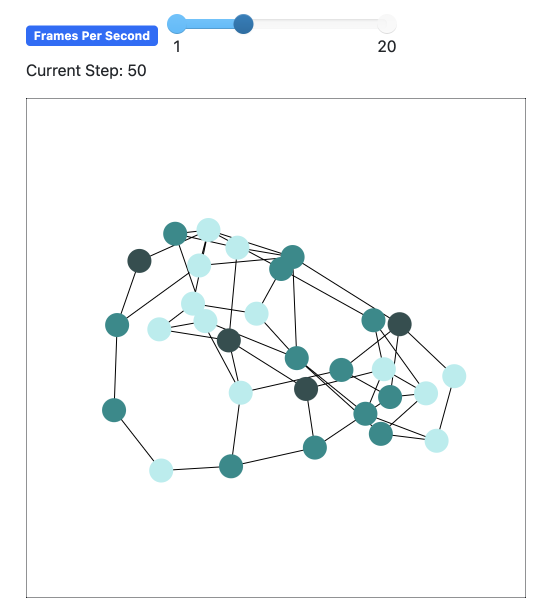
#> input picture Notebooks/Figure/Normal_Start2.png, 1088 x 1210 px, found by its file name (shown at 1/2 size)
$ jupyter execute --allow-errors Analysis.ipynb   (older library calls are emulated)
#> lines starting #> are read from the running program, lines starting #| are printed output that depends on the picture
[cell 1]
import pandas as pd
import matplotlib.pyplot as plt
import seaborn as sns
from pandas.plotting import table
from PIL import Image

[cell 2]
# Define parameter details
data = {
    "Parameter": [
        "Agent's parameters", "Education Level", "Initial Time Investment", "Strategy", "Threshold", "Child Outcome Score",
        "Model's parameters", "Number of Agents", "Optimal Time Investment", "Primary Education Level", "Primary Education Ratio",
        "High Individual Learning Ratio", "Medium Individual Learning Ratio", "Low Individual Learning Ratio",
        "High Primary Social Ratio", "Medium Primary Social Ratio", "Low Primary Social Ratio",
        "High Threshold", "Medium Threshold", "Low Threshold", "High Switch Probability", "Medium Switch Probability", "Low Switch Probability",
        "High Initial Time Investment", "Medium Initial Time Investment", "Low Initial Time Investment",
        "Network parameters", "High Average Node Degree", "Medium Average Node Degree", "Low Average Node Degree",
        "High Rewiring Probability", "Medium Rewiring Probability", "Low Rewiring Probability"
    ],
    "Unit": [
        "", "Categorical", "Integer", "Categorical", "Integer", "Integer",
        "", "Integer", "Integer", "Categorical", "Float",
        "Float", "Float", "Float",
        "Float", "Float", "Float",
        "Integer", "Integer", "Integer", "Float", "Float", "Float",
        "Integer", "Integer", "Integer",
        "", "Integer", "Integer", "Integer",
        "Float", "Float", "Float"
    ],
    "Initial Value": [
        "", "High, Medium, Low", "Varies", "Individual Learning, Social Learning", "Varies", "Varies",
        "", 30, 100, "High", 0.13,
        0.7, 0.5, 0.5,
        0.5, 0.5, 0.5,
        5, 10, 20, 0.2, 0.3, 0.1,
        90, 80, 50,
        "", 2, 3, 3,
        0.1, 0.5, 0.1
    ],
    "Definitions": [
        "", "The level of education attained by the parent", "Initial time investment a parent makes in their child", "Learning strategy adopted by the parent", "Threshold for changing learning strategy", "Score representing child outcomes",
        "", "Total number of agents in the simulation", "Optimal time investment for the best child outcomes", "Primary education level of the agents", "Ratio of agents with the primary education level",
        "Ratio of agents with high education level using individual learning", "Ratio of agents with medium education level using individual learning", "Ratio of agents with low education level using individual learning",
        "Ratio of agents with high education level using primary social learning strategy", "Ratio of agents with medium education level using primary social learning strategy", "Ratio of agents with low education level using primary social learning strategy",
        "Threshold for strategy change for high education level agents", "Threshold for strategy change for medium education level agents", "Threshold for strategy change for low education level agents", "Probability of strategy change for high education level agents", "Probability of strategy change for medium education level agents", "Probability of strategy change for low education level agents",
        "Initial time investment for high education level agents", "Initial time investment for medium education level agents", "Initial time investment for low education level agents",
        "", "Average number of connections for high education level agents", "Average number of connections for medium education level agents", "Average number of connections for low education level agents",
        "Probability of rewiring connections for high education level agents", "Probability of rewiring connections for medium education level agents", "Probability of rewiring connections for low education level agents"
    ]
}

# Create DataFrame
df = pd.DataFrame(data)

# Plot the table
fig, ax = plt.subplots(figsize=(15, 10))  # Adjust the figure size as needed
ax.axis('tight')
ax.axis('off')
tbl = table(ax, df, loc='center', cellLoc='left', colWidths=[0.2, 0.2, 0.2, 0.4])  # Create the table

# Customize table appearance
tbl.auto_set_font_size(False)
tbl.set_fontsize(10)
tbl.scale(1.2, 1.2)  # Scale the table

# Remove the grid
tbl.auto_set_font_size(False)
tbl.set_fontsize(10)
tbl.scale(1.2, 1.2)
tbl.auto_set_column_width([0, 1, 2, 3])

# Save the table as an image
plt.savefig("model_parameters_table.png", bbox_inches='tight', pad_inches=0.1)
plt.show()

[cell 3]
# Open the images
image1 = Image.open('Normal_Start2.png')
#> image1 is the input picture: PIL image 1088x1210 RGBA; mean R, G, B, A 244.5, 247.5, 248.7, 255
image2 = Image.open('Normal_Start.png')
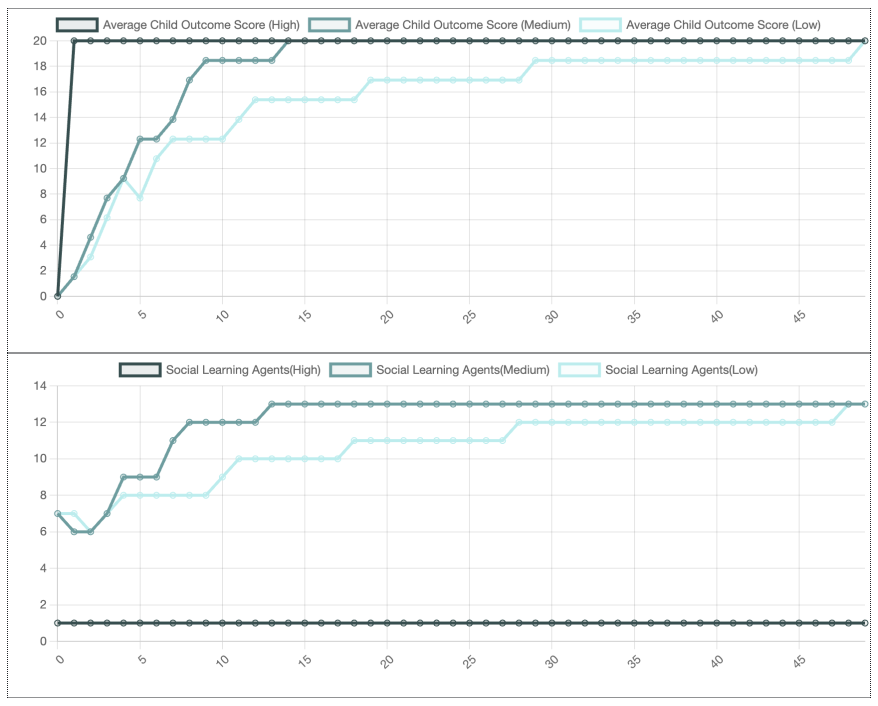
#> input picture Notebooks/Figure/Normal_Start.png, 1756 x 1412 px, found by its file name (shown at 1/2 size)
#> image2 is the input picture: PIL image 1756x1412 RGBA; mean R, G, B, A 247.7, 249, 249, 255

# Resize the second image to match the height of the first image
new_height = image1.height
#> new_height = 1210
new_width = int((new_height / image2.height) * image2.width)
#> new_width = 1504
image2_resized = image2.resize((new_width, new_height), Image.ANTIALIAS)

# Calculate the total width for the combined image
total_width = image1.width + image2_resized.width
#> total_width = 2592

# Create a new image with the total width and the height of the images
new_image = Image.new('RGB', (total_width, new_height), 'white')
#> new_image: PIL image 2592x1210 RGB; every value is 255

# Paste the first image
new_image.paste(image1, (0, 0))

# Paste the resized second image next to the first image
new_image.paste(image2_resized, (image1.width, 0))

# Save the final combined image
new_image.save('Initial_combined_horizontal.png')

[cell 4]
# Open the images
image1 = Image.open('Threshold2.png')
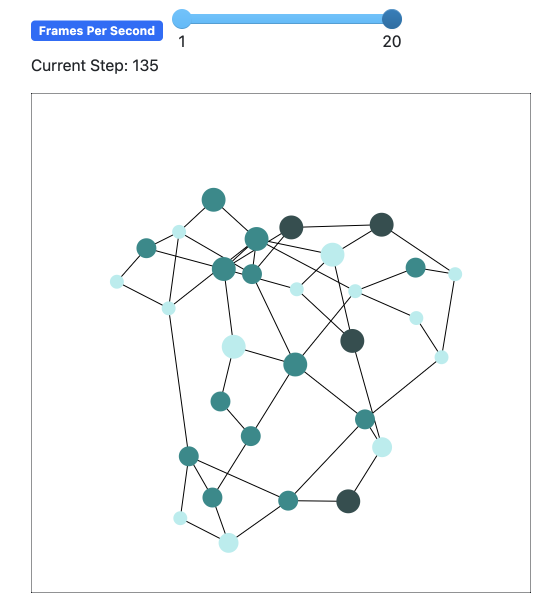
#> input picture Notebooks/Figure/Threshold2.png, 1100 x 1198 px, found by its file name (shown at 1/2 size)
#> image1 is the input picture: PIL image 1100x1198 RGBA; mean R, G, B, A 245, 247.7, 249.1, 255
image2 = Image.open('Threshold.png')
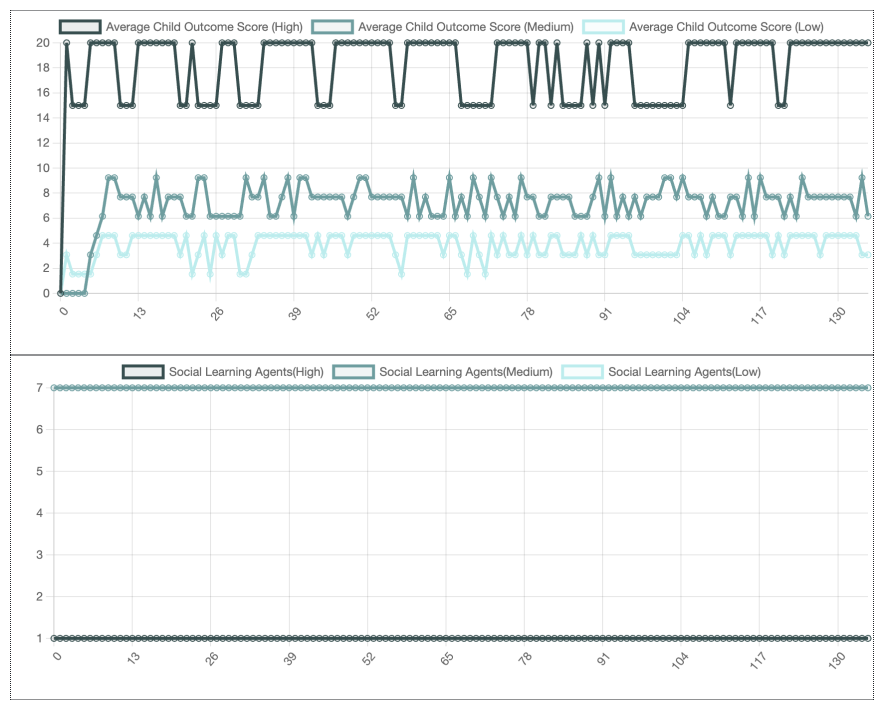
#> input picture Notebooks/Figure/Threshold.png, 1770 x 1416 px, found by its file name (shown at 1/2 size)
#> image2 is the input picture: PIL image 1770x1416 RGBA; mean R, G, B, A 243.4, 245.6, 245.7, 255

# Resize the second image to match the height of the first image
new_height = image1.height
#> new_height = 1198
new_width = int((new_height / image2.height) * image2.width)
#> new_width = 1497
image2_resized = image2.resize((new_width, new_height), Image.ANTIALIAS)
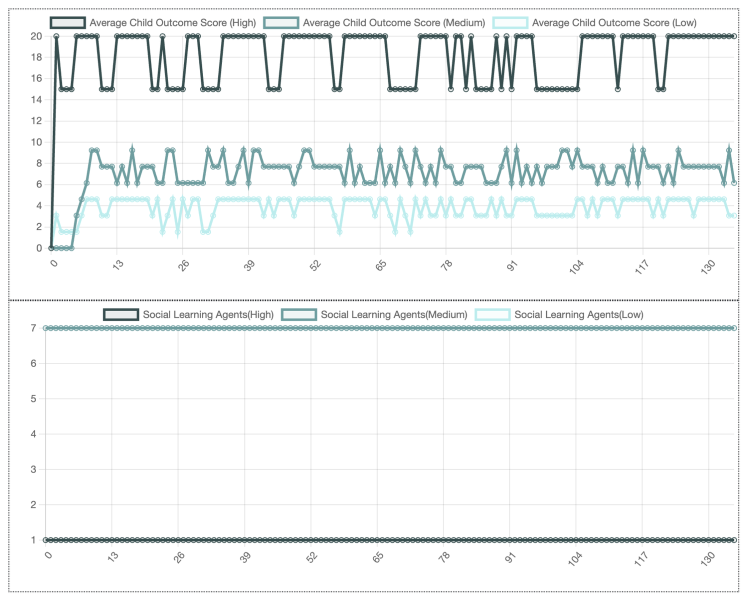
#> image2_resized: PIL image 1497x1198 RGBA (shown at 1/2 size); mean R, G, B, A 243.3, 245.5, 245.6, 255

# Calculate the total width for the combined image
total_width = image1.width + image2_resized.width
#> total_width = 2597

# Create a new image with the total width and the height of the images
new_image = Image.new('RGB', (total_width, new_height), 'white')
#> new_image: PIL image 2597x1198 RGB; every value is 255

# Paste the first image
new_image.paste(image1, (0, 0))

# Paste the resized second image next to the first image
new_image.paste(image2_resized, (image1.width, 0))

# Save the final combined image
new_image.save('T_combined_horizontal.png')

[cell 5]
# Open the images
image1 = Image.open('Switch_2.png')
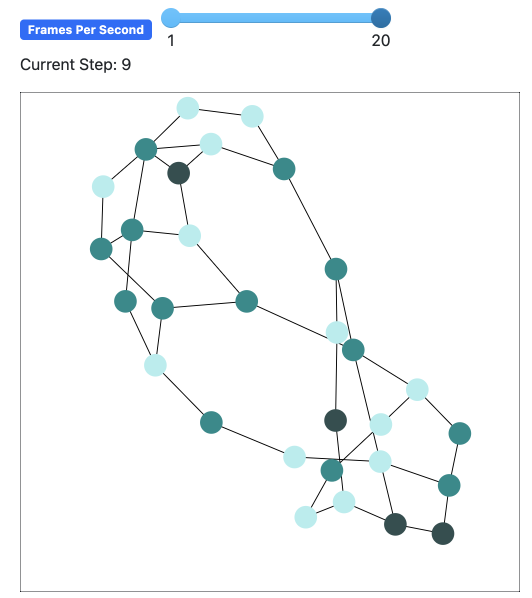
#> input picture Notebooks/Figure/Switch_2.png, 1064 x 1196 px, found by its file name (shown at 1/2 size)
#> image1 is the input picture: PIL image 1064x1196 RGBA; mean R, G, B, A 244.5, 247.8, 249.2, 255
image2 = Image.open('Switch_1.png')
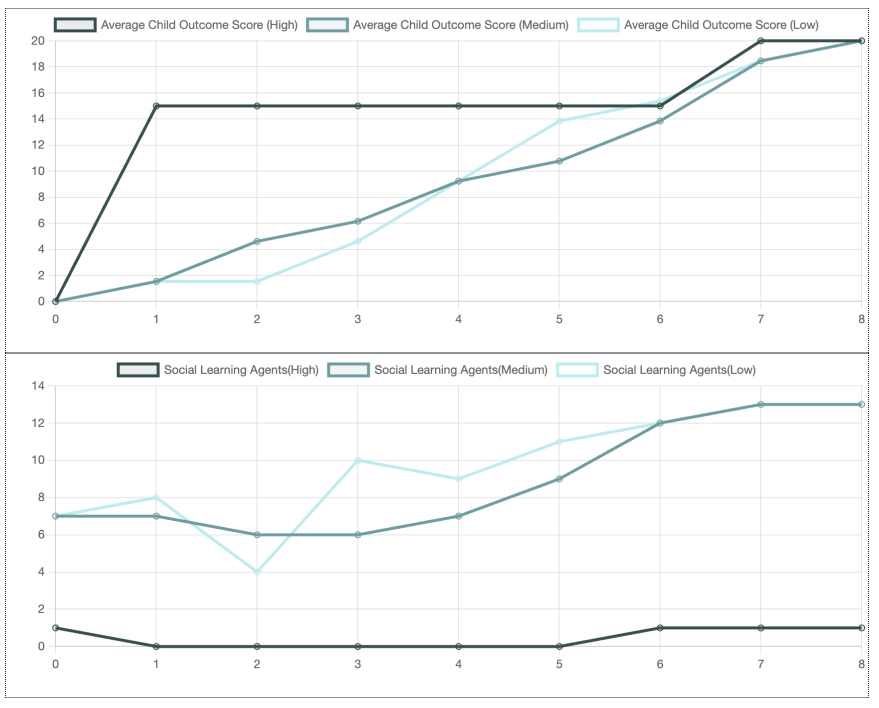
#> input picture Notebooks/Figure/Switch_1.png, 1758 x 1416 px, found by its file name (shown at 1/2 size)
#> image2 is the input picture: PIL image 1758x1416 RGBA; mean R, G, B, A 248.4, 249.4, 249.5, 255

# Resize the second image to match the height of the first image
new_height = image1.height
#> new_height = 1196
new_width = int((new_height / image2.height) * image2.width)
#> new_width = 1484
image2_resized = image2.resize((new_width, new_height), Image.ANTIALIAS)
#> image2_resized: PIL image 1484x1196 RGBA

# Calculate the total width for the combined image
total_width = image1.width + image2_resized.width
#> total_width = 2548

# Create a new image with the total width and the height of the images
new_image = Image.new('RGB', (total_width, new_height), 'white')
#> new_image: PIL image 2548x1196 RGB; every value is 255

# Paste the first image
new_image.paste(image1, (0, 0))
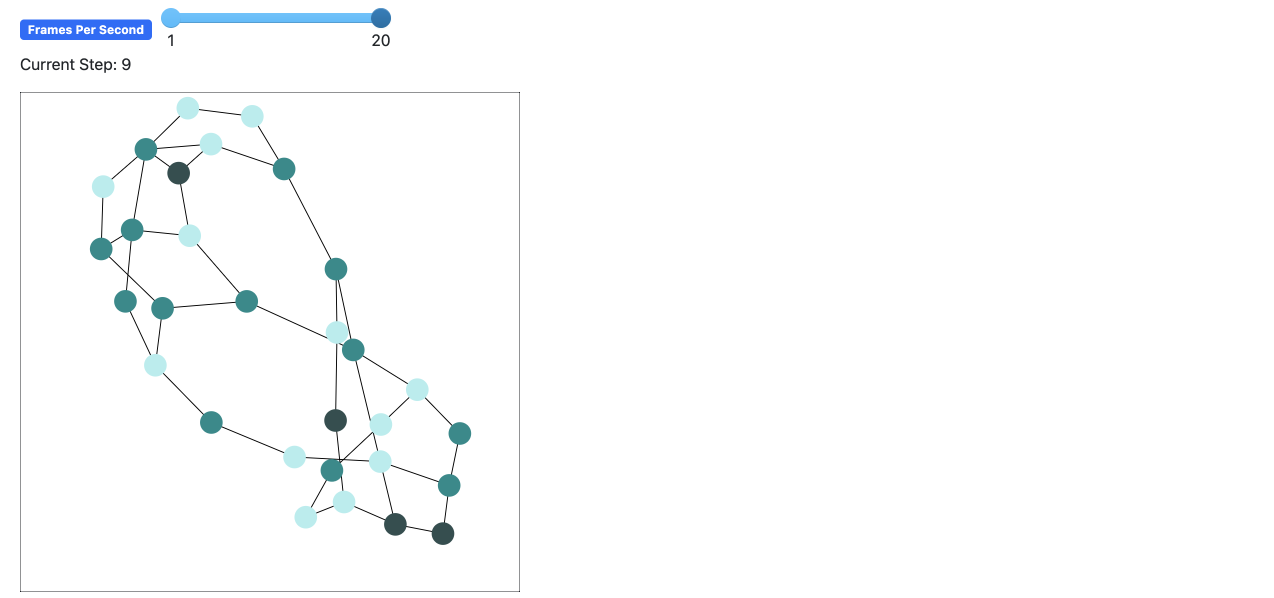
#> new_image: PIL image 2548x1196 RGB (shown at 1/2 size); mean R, G, B 250.6, 252, 252.6

# Paste the resized second image next to the first image
new_image.paste(image2_resized, (image1.width, 0))
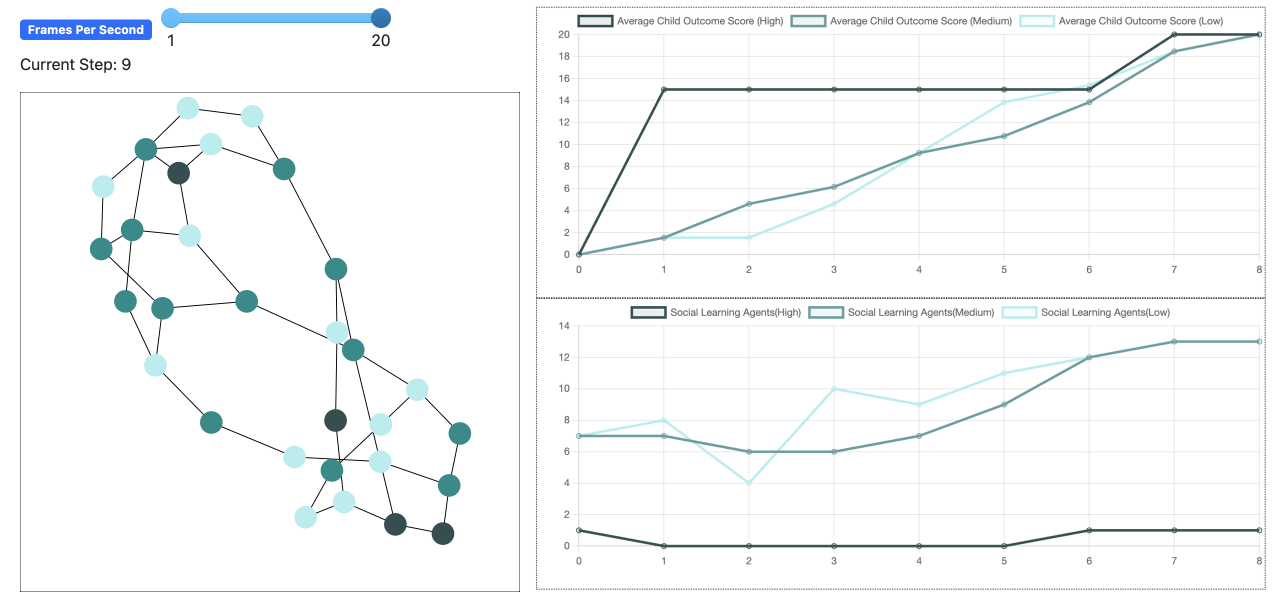
#> new_image: PIL image 2548x1196 RGB (shown at 1/2 size); mean R, G, B 246.7, 248.6, 249.3

# Save the final combined image
new_image.save('S_combined_horizontal.png')

[cell 6]
# Define parameter details
data = {
    "Parameter(varying)": [
        "Primary Education Ratio",
        "Individual Learning Ratio",
        "Primary Social Ratio",
        "Switch Probability",
        "Threshold"
    ],
    "Range": [
        "0.13, 0.53",
        "0.3, 0.7",
        "0.3, 0.7",
        "0.3, 0.7",
        "5, 10"
    ],
    "Justification": [
        "This range allows the exploration of different scenarios in terms of the proportion of parents with higher education levels.",
        "Examines how varying levels of individual learning impact overall outcomes for parents across different education levels.",
        "Allows the study of the impact of social learning on parents' behavior and child outcomes across different education levels.",
        "Assesses the adaptability and responsiveness of parents to changing conditions based on performance feedback.",
        "Tests how different thresholds for strategy switching affect the dynamics of learning and adaptation."
    ]
}

# Create DataFrame
df = pd.DataFrame(data)

# Plot the table
fig, ax = plt.subplots(figsize=(12, 3))  # Adjust the figure size as needed
ax.axis('tight')
ax.axis('off')
tbl = table(ax, df, loc='center', cellLoc='left', colWidths=[0.2, 0.1, 0.9])  # Create the table

# Customize table appearance
tbl.auto_set_font_size(False)
tbl.set_fontsize(10)
tbl.scale(1.2, 1.2)  # Scale the table

# Align text to the left
for key, cell in tbl.get_celld().items():
    cell.set_text_props(ha='left')

# Save the table as an image
plt.savefig("parameter_variations_table_left_align.png", bbox_inches='tight', pad_inches=0.1)
plt.show()
